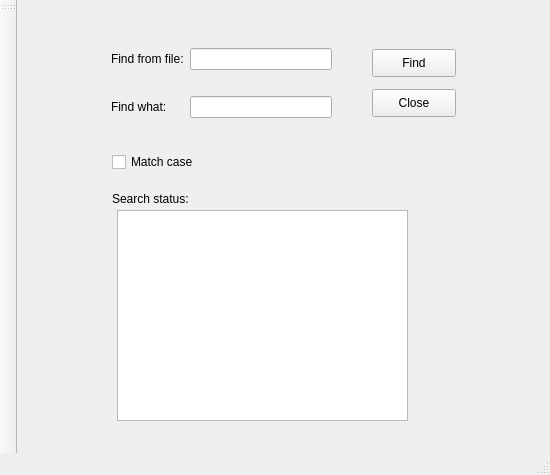
<?xml version="1.0" encoding="UTF-8"?>
<ui version="4.0">
 <class>MainWindow</class>
 <widget class="QMainWindow" name="MainWindow">
  <property name="geometry">
   <rect>
    <x>0</x>
    <y>0</y>
    <width>550</width>
    <height>475</height>
   </rect>
  </property>
  <property name="windowTitle">
   <string>MainWindow</string>
  </property>
  <widget class="QWidget" name="centralwidget">
   <widget class="QCheckBox" name="matchCheckBox">
    <property name="geometry">
     <rect>
      <x>95</x>
      <y>149</y>
      <width>101</width>
      <height>26</height>
     </rect>
    </property>
    <property name="text">
     <string>Match case</string>
    </property>
   </widget>
   <widget class="QPushButton" name="findPushButton">
    <property name="geometry">
     <rect>
      <x>355</x>
      <y>49</y>
      <width>84</width>
      <height>28</height>
     </rect>
    </property>
    <property name="text">
     <string>Find</string>
    </property>
   </widget>
   <widget class="QLabel" name="SearchStatuslabel">
    <property name="geometry">
     <rect>
      <x>95</x>
      <y>189</y>
      <width>101</width>
      <height>20</height>
     </rect>
    </property>
    <property name="text">
     <string>Search status:</string>
    </property>
   </widget>
   <widget class="QWidget" name="gridLayoutWidget">
    <property name="geometry">
     <rect>
      <x>94</x>
      <y>28</y>
      <width>221</width>
      <height>111</height>
     </rect>
    </property>
    <layout class="QGridLayout" name="gridLayout">
     <item row="2" column="0">
      <widget class="QLabel" name="FindFromLabel">
       <property name="text">
        <string>Find from file:</string>
       </property>
      </widget>
     </item>
     <item row="4" column="0">
      <widget class="QLabel" name="FindWhatLabel_2">
       <property name="text">
        <string>Find what:</string>
       </property>
      </widget>
     </item>
     <item row="2" column="1">
      <widget class="QLineEdit" name="fileLineEdit"/>
     </item>
     <item row="4" column="1">
      <widget class="QLineEdit" name="keyLineEdit"/>
     </item>
    </layout>
   </widget>
   <widget class="QPushButton" name="closePushButton">
    <property name="geometry">
     <rect>
      <x>355</x>
      <y>89</y>
      <width>84</width>
      <height>28</height>
     </rect>
    </property>
    <property name="text">
     <string>Close</string>
    </property>
   </widget>
   <widget class="QTextBrowser" name="textBrowser">
    <property name="geometry">
     <rect>
      <x>100</x>
      <y>210</y>
      <width>291</width>
      <height>211</height>
     </rect>
    </property>
   </widget>
  </widget>
  <widget class="QMenuBar" name="menuBar">
   <property name="geometry">
    <rect>
     <x>0</x>
     <y>0</y>
     <width>550</width>
     <height>25</height>
    </rect>
   </property>
  </widget>
  <widget class="QStatusBar" name="statusBar"/>
  <widget class="QToolBar" name="mainToolBar">
   <property name="windowTitle">
    <string>toolBar</string>
   </property>
   <attribute name="toolBarArea">
    <enum>LeftToolBarArea</enum>
   </attribute>
   <attribute name="toolBarBreak">
    <bool>false</bool>
   </attribute>
  </widget>
 </widget>
 <resources/>
 <connections>
  <connection>
   <sender>closePushButton</sender>
   <signal>clicked()</signal>
   <receiver>MainWindow</receiver>
   <slot>close()</slot>
   <hints>
    <hint type="sourcelabel">
     <x>699</x>
     <y>339</y>
    </hint>
    <hint type="destinationlabel">
     <x>274</x>
     <y>237</y>
    </hint>
   </hints>
  </connection>
 </connections>
</ui>
